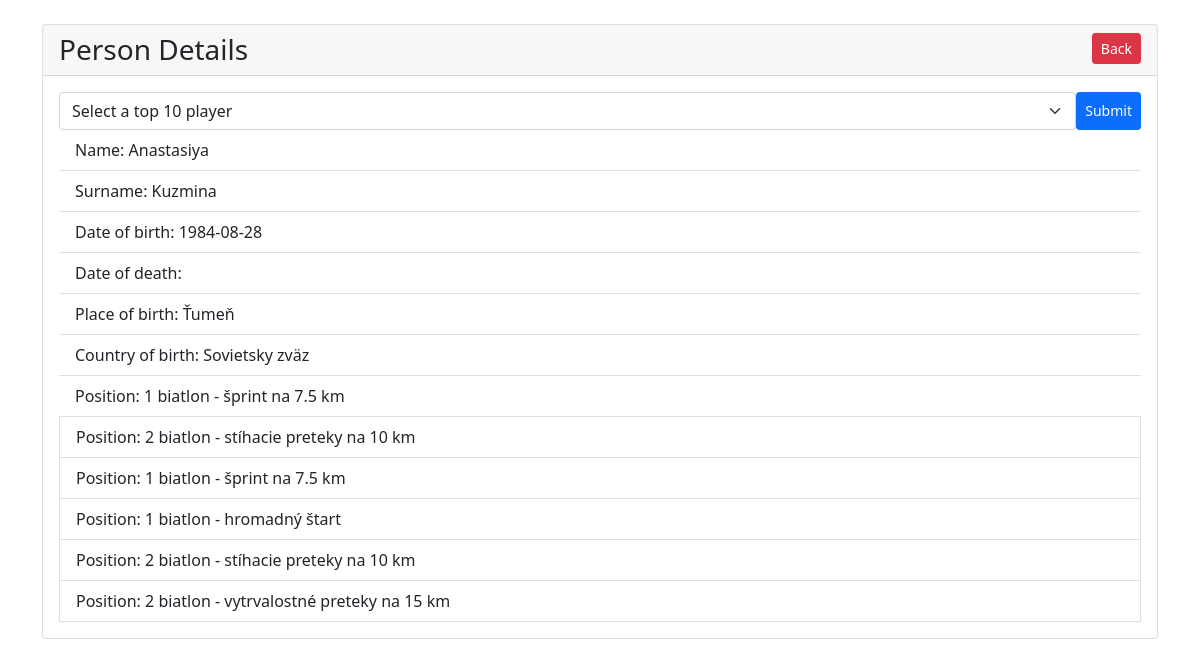
The page /person_detail.php?id=4 (signed in) on the database its author committed.
### tables this page shows
CREATE TABLE `position` (
  `id` int UNSIGNED NOT NULL,
  `person_id` int UNSIGNED NOT NULL,
  `place_id` int UNSIGNED NOT NULL,
  `placing` int NOT NULL,
  `discipline` varchar(255) NOT NULL
);

CREATE TABLE `person` (
  `id` int UNSIGNED NOT NULL,
  `name` varchar(100) NOT NULL,
  `surname` varchar(100) NOT NULL,
  `birth_day` date NOT NULL,
  `birth_place` varchar(100) NOT NULL,
  `birth_country` varchar(100) NOT NULL,
  `death_day` date DEFAULT NULL,
  `death_place` varchar(100) DEFAULT NULL,
  `death_country` varchar(100) DEFAULT NULL
);

### person_detail.php (the view, shortened to what this page needs)
<?php
include 'config.php';
$person_id = mysqli_real_escape_string($conn, $_GET["id"]);
$query = "SELECT *
 FROM person, position
 WHERE person.id='$person_id'
 AND position.person_id = '$person_id'  ";
$result = mysqli_query($conn, $query);
$person_detail = [];
if ($result->num_rows > 0) {
    $person_detail = $result->fetch_all(MYSQLI_ASSOC);
}
?>
<!DOCTYPE html>
<html lang="en">
<head>
    <link href="https://cdn.jsdelivr.net/npm/bootstrap@5.0.2/dist/css/bootstrap.min.css" rel="stylesheet">
</head>
<body>
    <div class="container mt-4">
        <div class="card">
            <h3 class="card-header">Person Details <a role="button" class="btn btn-danger btn-sm float-end" href="index.php">Back</a></h3>
            <div class="card-body">
                <?php
                $query2 = "SELECT distinct person.name, person.id as p_id, count(position.placing) as count_gold FROM (person inner join position on person.id=position.person_id) where position.placing=1 group by person.id limit 10";
                $result2 = mysqli_query($conn, $query2);
                $person_detail2 = [];
                if ($result2->num_rows > 0) {
                    $person_detail2 = $result2->fetch_all(MYSQLI_ASSOC);
                }
                ?>
                <?php if (!empty($person_detail2)) { ?>
                    <form style="display:flex" action="person_detail.php" method="get">
                        <select name="id" class="form-select" aria-label="Default select example">
                            <option value="" disabled selected>Select a top 10 player</option>;
                        </select>
                        <input class="btn btn-primary btn-sm" type="submit" name="Hey">
                    </form>
                <?php } ?>
                <?php if (!empty($person_detail)) { ?>
                    <?php foreach ($person_detail as $key => $person) { ?>
                        <?php if ($key == 0) { ?>
                            <ul class="list-group list-group-flush">
                                <li class="list-group-item"><?php echo 'Name: ' . $person['name']; ?></li>
                                <li class="list-group-item"><?php echo 'Surname: ' . $person['surname']; ?></li>
                                <li class="list-group-item"><?php echo 'Date of birth: ' . $person['birth_day']; ?></li>
                                <li class="list-group-item"><?php echo 'Date of death: ' . $person['death_day']; ?></li>
                                <li class="list-group-item"><?php echo 'Place of birth: ' . $person['birth_place']; ?></li>
                                <li class="list-group-item"><?php echo 'Country of birth: ' . $person['birth_country']; ?></li>
                            <?php } ?>
                            <li class="list-group-item"><?php echo 'Position: ' . $person['placing'] . ' ' . $person['discipline']; ?></li>
                            </ul>
                        <?php } ?>
                    <?php } ?>
            </div>
        </div>
    </div>
</body>
</html>

### rows shown on the page
position: person.name "Anastasiya", person.surname "Kuzmina", person.birth_day "1984-08-28", person.birth_place "Ťumeň", person.birth_country "Sovietsky zväz", placing "1", discipline "biatlon - šprint na 7.5 km"
position: placing "2", discipline "biatlon - stíhacie preteky na 10 km"
position: placing "1", discipline "biatlon - šprint na 7.5 km"
position: placing "1", discipline "biatlon - hromadný štart"
position: placing "2", discipline "biatlon - stíhacie preteky na 10 km"
position: placing "2", discipline "biatlon - vytrvalostné preteky na 15 km"
